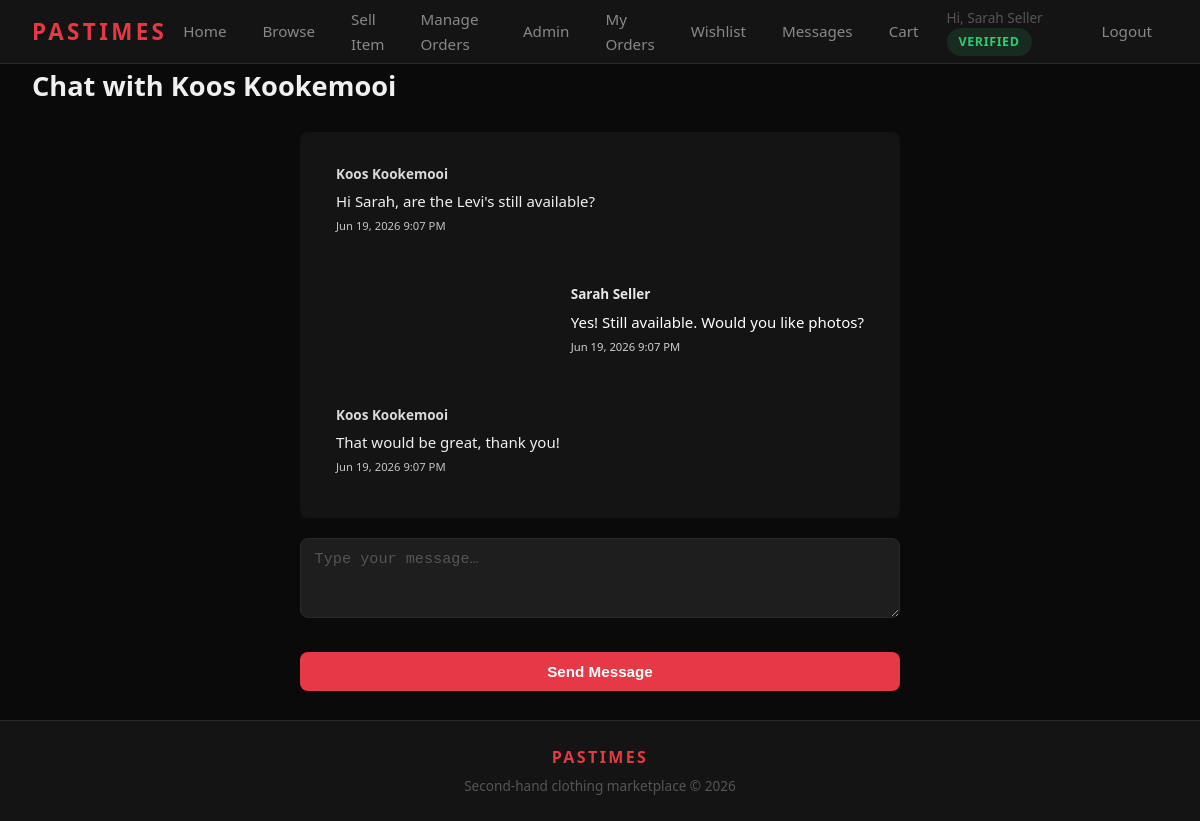
Page /messages/chat.php?user_id=2 (signed in) on the committed database.
### tables this page shows
CREATE TABLE tblUser (
    id                  INT          AUTO_INCREMENT PRIMARY KEY,
    name                VARCHAR(100) NOT NULL,
    email               VARCHAR(100) NOT NULL UNIQUE,
    password_hash       VARCHAR(255) NOT NULL,
    role                ENUM('buyer','seller','admin') NOT NULL DEFAULT 'buyer',
    is_verified         TINYINT(1)   NOT NULL DEFAULT 0,
    seller_request      ENUM('none','pending','approved','rejected') NOT NULL DEFAULT 'none',
    seller_request_note TEXT         NULL,
    created_at          DATETIME     DEFAULT CURRENT_TIMESTAMP,
    last_login          DATETIME     NULL,
    INDEX idx_email (email),
    INDEX idx_role  (role)
);

CREATE TABLE tblMessages (
    id          INT          AUTO_INCREMENT PRIMARY KEY,
    sender_id   INT          NOT NULL,
    receiver_id INT          NOT NULL,
    product_id  INT          NULL,
    message     VARCHAR(1000) NOT NULL,
    sent_at     DATETIME     DEFAULT CURRENT_TIMESTAMP,
    is_read     TINYINT(1)   NOT NULL DEFAULT 0,
    FOREIGN KEY (sender_id)   REFERENCES tblUser(id)     ON DELETE CASCADE,
    FOREIGN KEY (receiver_id) REFERENCES tblUser(id)     ON DELETE CASCADE,
    FOREIGN KEY (product_id)  REFERENCES tblProducts(id) ON DELETE SET NULL,
    INDEX idx_receiver (receiver_id, is_read)
);

### messages/chat.php (the view, shortened to what this page needs)
<?php
require_once __DIR__ . '/../config/db.php';
require_once __DIR__ . '/../includes/functions.php';
$user_id   = intval($_GET['user_id'] ?? 0);
$current_user = $_SESSION['user_id'];
$stmt = mysqli_prepare($conn, "SELECT id, name, email FROM tblUser WHERE id = ?");
mysqli_stmt_bind_param($stmt, 'i', $user_id);
mysqli_stmt_execute($stmt);
$other_user = mysqli_fetch_assoc(mysqli_stmt_get_result($stmt));
$sql = "SELECT m.*,
               u.name AS sender_name
        FROM tblMessages m
        JOIN tblUser u ON m.sender_id = u.id
        WHERE (m.sender_id = ? AND m.receiver_id = ?)
           OR (m.sender_id = ? AND m.receiver_id = ?)
        ORDER BY m.sent_at ASC";
$stmt = mysqli_prepare($conn, $sql);
mysqli_stmt_bind_param($stmt, 'iiii', $current_user, $user_id, $user_id, $current_user);
mysqli_stmt_execute($stmt);
$messages = mysqli_fetch_all(mysqli_stmt_get_result($stmt), MYSQLI_ASSOC);
require_once __DIR__ . '/../includes/header.php';
?>
<h1 class="page-title">Chat with <?php echo h($other_user['name']); ?></h1>
<div class="chat-container">
    <div class="chat-thread">
        <?php if (empty($messages)): ?>
            <div class="alert alert-info">No messages yet. Start the conversation!</div>
        <?php else: ?>
            <?php foreach ($messages as $msg): ?>
                <div class="chat-message <?php echo $msg['sender_id'] === $current_user ? 'sent' : 'received'; ?>">
                    <div class="chat-bubble">
                        <strong><?php echo h($msg['sender_name']); ?></strong>
                        <p><?php echo h($msg['message']); ?></p>
                        <small><?php echo date('M d, Y g:i A', strtotime($msg['sent_at'])); ?></small>
                    </div>
                </div>
            <?php endforeach; ?>
        <?php endif; ?>
    </div>
    <form method="POST" action="<?php echo BASE_URL; ?>messages/send.php" class="chat-form">
        <div class="form-group">
            <textarea name="message" class="form-control" placeholder="Type your message…" maxlength="1000" required></textarea>
        </div>
        <button type="submit" class="btn btn-primary">Send Message</button>
    </form>
</div>
<?php require_once __DIR__ . '/../includes/footer.php'; ?>

### assets/css/main.css (style rules this page uses)
:root { --bg: #0a0a0a; --surface: #141414; --surface-2: #1e1e1e; --border: #2a2a2a; --border-light: #333333; --primary: #e63946; --primary-hover:#c1121f; --primary-dim: rgba(230,57,70,0.15); --text: #f0f0f0; --text-muted: #888888; --text-faint: #555555; --success: #2ecc71; --success-bg: rgba(46,204,113,0.12); --danger: #e74c3c; --danger-bg: rgba(231,76,60,0.12); --warning: #f39c12; --warning-bg: rgba(243,156,18,0.12); --info: #3498db; --info-bg: rgba(52,152,219,0.12); --radius: 8px; --radius-lg: 12px; --header-h: 64px; }
*,*::before,*::after { box-sizing:border-box; margin:0; padding:0; }
html { scroll-behavior:smooth; }
body { font-family:'Segoe UI',system-ui,-apple-system,sans-serif; background:var(--bg); color:var(--text); line-height:1.6; font-size:15px; }
.btn { display:inline-block; padding:0.55rem 1.25rem; border-radius:var(--radius); font-size:0.95rem; font-weight:600; cursor:pointer; border:none; text-align:center; transition:background 0.2s, transform 0.15s, box-shadow 0.2s; line-height:1.4; text-decoration:none; }
.btn-primary { background:var(--primary); color:#fff; }
.form-group { margin-bottom:1.1rem; }
.form-control { width:100%; padding:0.65rem 0.85rem; background:var(--surface-2); border:1px solid var(--border); border-radius:var(--radius); color:var(--text); font-size:0.95rem; transition:border-color 0.2s; appearance:auto; }
.form-control::placeholder { color:var(--text-faint); }
textarea.form-control { resize:vertical; min-height:100px; }
.page-title { font-size:1.7rem; font-weight:700; margin-bottom:1.5rem; color:var(--text); }

### messages/chat.php (style rules this page uses)
.chat-container { max-width: 600px; margin: 0 auto; display: flex; flex-direction: column; gap: 20px; }
.chat-thread { background: var(--surface); border-radius: 8px; padding: 20px; min-height: 300px; max-height: 500px; overflow-y: auto; display: flex; flex-direction: column; gap: 15px; }
.chat-message { display: flex; margin-bottom: 10px; }
.chat-message.sent { justify-content: flex-end; }
.chat-message.received { justify-content: flex-start; }
.chat-bubble { max-width: 70%; padding: 12px 16px; border-radius: 8px; background: var(--primary-red); color: white; }
.chat-message.received .chat-bubble { background: var(--surface); border: 1px solid var(--primary-red); color: var(--text); }
.chat-bubble strong { display: block; font-size: 0.9em; margin-bottom: 4px; opacity: 0.9; }
.chat-bubble p { margin: 0 0 4px 0; word-wrap: break-word; }
.chat-bubble small { display: block; font-size: 0.75em; opacity: 0.8; margin-top: 4px; }
.chat-form { display: flex; flex-direction: column; gap: 10px; }
.chat-form textarea { min-height: 80px; resize: vertical; }

### rows in the picture
tbluser: name "Koos Kookemooi"
tblmessages: sender.name "Koos Kookemooi", message "Hi Sarah, are the Levi's still available?", sent_at "Jun 19, 2026 9:07 PM"
tblmessages: sender.name "Sarah Seller", message "Yes! Still available. Would you like photos?", sent_at "Jun 19, 2026 9:07 PM"
tblmessages: sender.name "Koos Kookemooi", message "That would be great, thank you!", sent_at "Jun 19, 2026 9:07 PM"

### other values in the picture
$_SESSION['user_name'] "Sarah Seller"
$label "VERIFIED"
